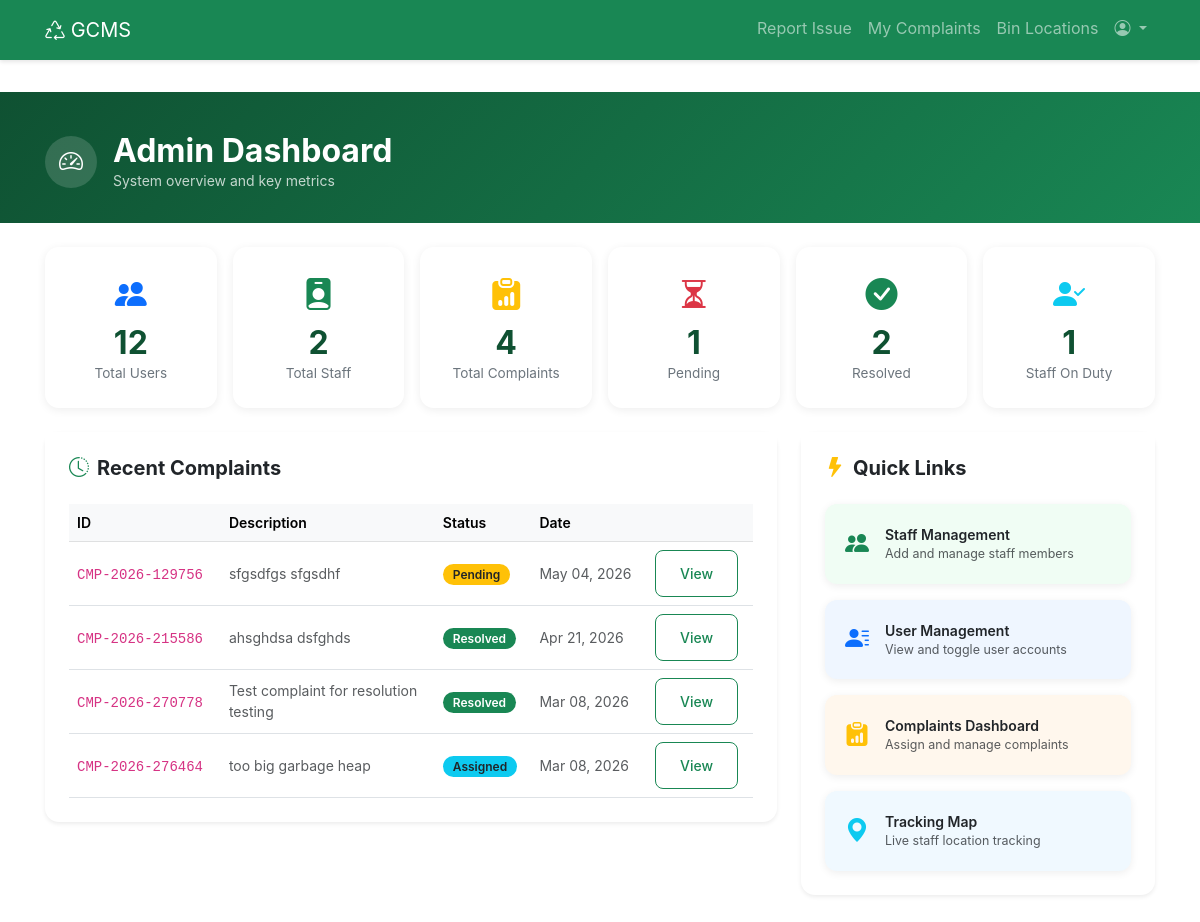
Screenshot of /admin-panel/ (signed in) with the database file from the repository.
### complaints/models.py (models this page shows, shortened)
class Complaint(models.Model):
    STATUS_CHOICES = [
        ('pending', 'Pending'),
        ('assigned', 'Assigned'),
        ('in-progress', 'In Progress'),
        ('resolved', 'Resolved'),
        ('closed', 'Closed'),
    ]
    complaint_id = models.CharField(
        max_length=50,
        unique=True,
        db_index=True,
        editable=False,
        help_text='Unique complaint identifier (auto-generated)'
    )
    citizen = models.ForeignKey(
        settings.AUTH_USER_MODEL,
        on_delete=models.CASCADE,
        related_name='complaints',
        help_text='Citizen who filed the complaint'
    )
    description = models.TextField(
        validators=[MinLengthValidator(10), MaxLengthValidator(500)],
        help_text='Complaint description (10-500 characters)'
    )
    latitude = models.DecimalField(
        max_digits=9,
        decimal_places=6,
        help_text='Latitude coordinate (-90 to 90)'
    )
    longitude = models.DecimalField(
        max_digits=9,
        decimal_places=6,
        help_text='Longitude coordinate (-180 to 180)'
    )
    address = models.TextField(
        blank=True,
        null=True,
        help_text='Human-readable address from reverse geocoding'
    )
    status = models.CharField(
        max_length=20,
        choices=STATUS_CHOICES,
        default='pending',
        db_index=True,
        help_text='Current status of the complaint'
    )
    created_at = models.DateTimeField(
        auto_now_add=True,
        db_index=True,
        help_text='Timestamp when complaint was created'
    )
    assigned_staff = models.ForeignKey(
        'staff.StaffMember',
        on_delete=models.SET_NULL,
        null=True,
        blank=True,
        related_name='assigned_complaints',
        help_text='Staff member assigned to this complaint'
    )
    assigned_at = models.DateTimeField(
        null=True,
        blank=True,
        help_text='Timestamp when staff was assigned'
    )
    resolved_at = models.DateTimeField(
        null=True,
        blank=True,
        help_text='Timestamp when complaint was resolved'
    )
    response_time = models.DurationField(
        null=True,
        blank=True,
        help_text='Time taken from creation to resolution'
    )
    class Meta:
        db_table = 'complaints'
        verbose_name = 'Complaint'
        verbose_name_plural = 'Complaints'
        ordering = ['-created_at']
        indexes = [
            models.Index(fields=['complaint_id']),
            models.Index(fields=['status', 'created_at']),
            models.Index(fields=['citizen', 'status']),
            models.Index(fields=['assigned_staff', 'status']),
            models.Index(fields=['latitude', 'longitude']),
        ]

### staff/views.py (the view)
# urls.py: path('', staff_views.admin_dashboard_view, name='admin_dashboard'),
@login_required
def admin_dashboard_view(request):
    guard = _authority_required(request)
    if guard:
        return guard
    total_users = User.objects.count()
    total_staff = StaffMember.objects.count()
    total_complaints = Complaint.objects.count()
    pending_complaints = Complaint.objects.filter(status='pending').count()
    resolved_complaints = Complaint.objects.filter(status='resolved').count()
    staff_on_duty = StaffMember.objects.filter(duty_status='on_duty').count()
    recent_complaints = Complaint.objects.select_related('citizen').order_by('-created_at')[:5]
    return render(request, 'admin/dashboard.html', {
        'total_users': total_users,
        'total_staff': total_staff,
        'total_complaints': total_complaints,
        'pending_complaints': pending_complaints,
        'resolved_complaints': resolved_complaints,
        'staff_on_duty': staff_on_duty,
        'recent_complaints': recent_complaints,
    })

### staff/views.py (called while the page is built)
def _authority_required(request):
    if not request.user.is_authenticated or not request.user.is_authority:
        return redirect('home')
    return None

### templates/admin/dashboard.html (shortened to what this page needs)
{% extends 'base.html' %}
{% block content %}
<div class="page-header">
  <div class="container">
    <div class="d-flex align-items-center gap-3">
      <div style="background:rgba(255,255,255,0.15);border-radius:50%;width:52px;height:52px;display:flex;align-items:center;justify-content:center;">
        <i class="bi bi-speedometer2 text-white fs-4"></i>
      </div>
      <div>
        <h2 class="fw-bold mb-0">Admin Dashboard</h2>
        <p class="mb-0 opacity-75 small">System overview and key metrics</p>
      </div>
    </div>
  </div>
</div>
<div class="container py-4">
  <div class="row g-3 mb-4">
    <div class="col-6 col-md-4 col-lg-2">
      <div class="stat-card">
        <div class="stat-icon text-primary"><i class="bi bi-people-fill"></i></div>
        <div class="stat-value">{{ total_users }}</div>
        <div class="stat-label">Total Users</div>
      </div>
    </div>
    <div class="col-6 col-md-4 col-lg-2">
      <div class="stat-card">
        <div class="stat-icon text-success"><i class="bi bi-person-badge-fill"></i></div>
        <div class="stat-value">{{ total_staff }}</div>
        <div class="stat-label">Total Staff</div>
      </div>
    </div>
    <div class="col-6 col-md-4 col-lg-2">
      <div class="stat-card">
        <div class="stat-icon text-warning"><i class="bi bi-clipboard-data-fill"></i></div>
        <div class="stat-value">{{ total_complaints }}</div>
        <div class="stat-label">Total Complaints</div>
      </div>
    </div>
    <div class="col-6 col-md-4 col-lg-2">
      <div class="stat-card">
        <div class="stat-icon text-danger"><i class="bi bi-hourglass-split"></i></div>
        <div class="stat-value">{{ pending_complaints }}</div>
        <div class="stat-label">Pending</div>
      </div>
    </div>
    <div class="col-6 col-md-4 col-lg-2">
      <div class="stat-card">
        <div class="stat-icon" style="color:#198754;"><i class="bi bi-check-circle-fill"></i></div>
        <div class="stat-value">{{ resolved_complaints }}</div>
        <div class="stat-label">Resolved</div>
      </div>
    </div>
    <div class="col-6 col-md-4 col-lg-2">
      <div class="stat-card">
        <div class="stat-icon" style="color:#0dcaf0;"><i class="bi bi-person-check-fill"></i></div>
        <div class="stat-value">{{ staff_on_duty }}</div>
        <div class="stat-label">Staff On Duty</div>
      </div>
    </div>
  </div>
  <div class="row g-4">
    <div class="col-lg-8">
      <div class="card border-0 shadow-sm" style="border-radius:14px;">
        <div class="card-header bg-white border-0 pt-4 pb-2 px-4">
          <h5 class="fw-bold mb-0"><i class="bi bi-clock-history text-success me-2"></i>Recent Complaints</h5>
        </div>
        <div class="card-body px-4 pb-4">
          {% if recent_complaints %}
          <div class="table-responsive">
            <table class="table table-hover align-middle mb-0">
              <thead class="table-light">
                <tr>
                  <th class="fw-semibold small">ID</th>
                  <th class="fw-semibold small">Description</th>
                  <th class="fw-semibold small">Status</th>
                  <th class="fw-semibold small">Date</th>
                  <th></th>
                </tr>
              </thead>
              <tbody>
                {% for complaint in recent_complaints %}
                <tr>
                  <td><code class="small">{{ complaint.complaint_id }}</code></td>
                  <td class="small text-muted" style="max-width:200px;">
                    {{ complaint.description|truncatechars:60 }}
                  </td>
                  <td>
                    {% if complaint.status == 'pending' %}
                      <span class="status-pill bg-warning text-dark">Pending</span>
                    {% elif complaint.status == 'assigned' %}
                      <span class="status-pill bg-info text-dark">Assigned</span>
                    {% elif complaint.status == 'in-progress' %}
                      <span class="status-pill bg-primary text-white">In Progress</span>
                    {% elif complaint.status == 'resolved' %}
                      <span class="status-pill bg-success text-white">Resolved</span>
                    {% else %}
                      <span class="status-pill bg-secondary text-white">{{ complaint.get_status_display }}</span>
                    {% endif %}
                  </td>
                  <td class="small text-muted">{{ complaint.created_at|date:"M d, Y" }}</td>
                  <td>
                    <a href="{% url 'complaints:detail' complaint.complaint_id %}" class="btn btn-sm btn-outline-success">
                      View
                    </a>
                  </td>
                </tr>
                {% endfor %}
              </tbody>
            </table>
          </div>
          {% else %}
          <div class="text-center py-4 text-muted">
            <i class="bi bi-inbox fs-2 d-block mb-2"></i>
            No complaints yet.
          </div>
          {% endif %}
        </div>
      </div>
    </div>
    <div class="col-lg-4">
      <div class="card border-0 shadow-sm" style="border-radius:14px;">
        <div class="card-header bg-white border-0 pt-4 pb-2 px-4">
          <h5 class="fw-bold mb-0"><i class="bi bi-lightning-fill text-warning me-2"></i>Quick Links</h5>
        </div>
        <div class="card-body px-4 pb-4 d-flex flex-column gap-3">
          <a href="{% url 'staff:staff_list' %}" class="quick-link-card" style="background:#f0fdf4;">
            <div class="d-flex align-items-center gap-3">
              <i class="bi bi-people-fill text-success fs-4"></i>
              <div>
                <div class="fw-semibold small">Staff Management</div>
                <div class="text-muted" style="font-size:0.78rem;">Add and manage staff members</div>
              </div>
            </div>
          </a>
          <a href="{% url 'admin_users' %}" class="quick-link-card" style="background:#eff6ff;">
            <div class="d-flex align-items-center gap-3">
              <i class="bi bi-person-lines-fill text-primary fs-4"></i>
              <div>
                <div class="fw-semibold small">User Management</div>
                <div class="text-muted" style="font-size:0.78rem;">View and toggle user accounts</div>
              </div>
            </div>
          </a>
          <a href="{% url 'complaints:authority_dashboard' %}" class="quick-link-card" style="background:#fff7ed;">
            <div class="d-flex align-items-center gap-3">
              <i class="bi bi-clipboard-data-fill text-warning fs-4"></i>
              <div>
                <div class="fw-semibold small">Complaints Dashboard</div>
                <div class="text-muted" style="font-size:0.78rem;">Assign and manage complaints</div>
              </div>
            </div>
          </a>
          <a href="{% url 'staff:tracking_map' %}" class="quick-link-card" style="background:#f0f9ff;">
            <div class="d-flex align-items-center gap-3">
              <i class="bi bi-geo-alt-fill fs-4" style="color:#0dcaf0;"></i>
              <div>
                <div class="fw-semibold small">Tracking Map</div>
                <div class="text-muted" style="font-size:0.78rem;">Live staff location tracking</div>
              </div>
            </div>
          </a>
        </div>
      </div>
    </div>
  </div>
</div>
{% endblock %}

### static/css/style.css (style rules this page uses)
:root { --primary-color: #198754; --secondary-color: #6c757d; --success-color: #28a745; --danger-color: #dc3545; --warning-color: #ffc107; --info-color: #17a2b8; --bottom-nav-height: 70px; --top-header-height: 50px; }
* { -webkit-tap-highlight-color: transparent; }
body { min-height: 100vh; background-color: #f8f9fa; padding-bottom: var(--bottom-nav-height); font-family: -apple-system, BlinkMacSystemFont, 'Segoe UI', Roboto, 'Helvetica Neue', Arial, sans-serif; }
.btn, .form-control, .nav-link, .mobile-bottom-nav .nav-item { min-height: 44px; min-width: 44px; }
.card { border: none; border-radius: 12px; box-shadow: 0 2px 8px rgba(0,0,0,0.08); margin-bottom: 16px; }
.btn { border-radius: 8px; padding: 12px 24px; font-weight: 500; transition: all 0.3s ease; }
.container, .container-fluid { padding-left: 16px; padding-right: 16px; }
@media (min-width: 768px) { body { padding-bottom: 0; background-color: white; } }
@media (min-width: 768px) { .container { padding-left: 15px; padding-right: 15px; } }
html { scroll-behavior: smooth; }

### templates/admin/dashboard.html (style rules this page uses)
.page-header { background: linear-gradient(135deg, #0f5132 0%, #198754 100%); padding: 40px 0 32px; color: white; }
.stat-card { border: none; border-radius: 14px; box-shadow: 0 2px 10px rgba(0,0,0,0.07); padding: 24px 20px; text-align: center; height: 100%; }
.stat-card .stat-icon { font-size: 2rem; margin-bottom: 8px; }
.stat-card .stat-value { font-size: 2rem; font-weight: 700; line-height: 1; color: #0f5132; }
.stat-card .stat-label { font-size: 0.85rem; color: #6c757d; margin-top: 4px; }
.quick-link-card { border: none; border-radius: 12px; box-shadow: 0 2px 8px rgba(0,0,0,0.07); padding: 20px; text-decoration: none; color: inherit; display: block; transition: transform 0.2s, box-shadow 0.2s; }
.status-pill { font-size: 0.75rem; padding: 3px 10px; border-radius: 20px; font-weight: 600; }

### rows the page displays
Complaint: complaint_id "CMP-2026-129756", description "sfgsdfgs sfgsdhf", status "Pending", created_at "May 04, 2026"
Complaint: complaint_id "CMP-2026-215586", description "ahsghdsa dsfghds", status "Resolved", created_at "Apr 21, 2026"
Complaint: complaint_id "CMP-2026-270778", description "Test complaint for resolution testing", status "Resolved", created_at "Mar 08, 2026"
Complaint: complaint_id "CMP-2026-276464", description "too big garbage heap", status "Assigned", created_at "Mar 08, 2026"

### other values shown
{{ total_users }} "12"
{{ total_staff }} "2"
{{ total_complaints }} "4"
{{ pending_complaints }} "1"
{{ resolved_complaints }} "2"
{{ staff_on_duty }} "1"
